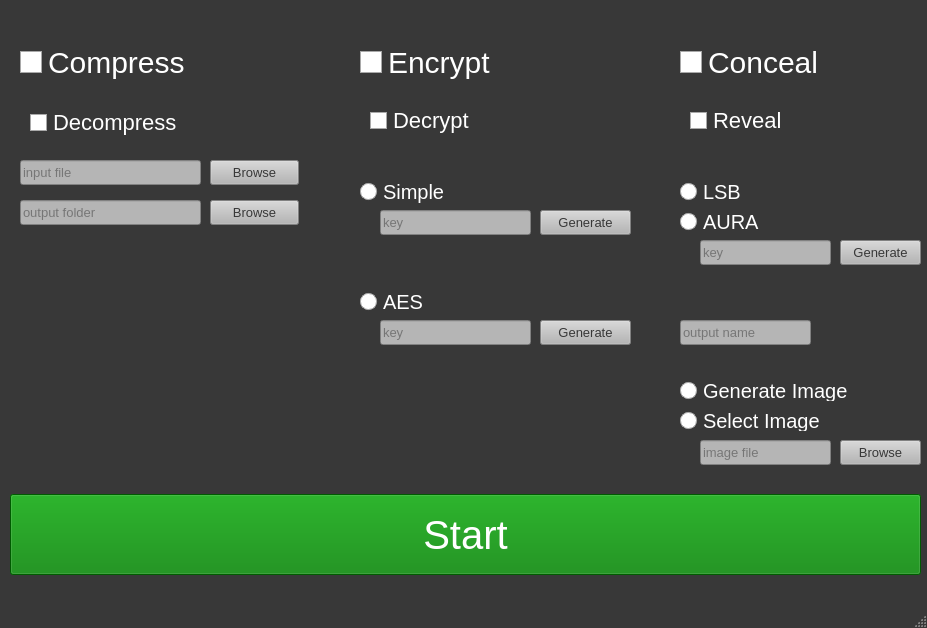
<?xml version="1.0" encoding="UTF-8"?>
<ui version="4.0">
 <class>MainWindow</class>
 <widget class="QMainWindow" name="MainWindow">
  <property name="geometry">
   <rect>
    <x>0</x>
    <y>0</y>
    <width>927</width>
    <height>628</height>
   </rect>
  </property>
  <property name="windowTitle">
   <string>cZip</string>
  </property>
  <property name="autoFillBackground">
   <bool>false</bool>
  </property>
  <property name="styleSheet">
   <string notr="true">QMainWindow{background-color: #383838; }</string>
  </property>
  <widget class="QWidget" name="centralwidget">
   <property name="styleSheet">
    <string notr="true">QWidget{background-color: #383838; color: white;}
QRadioButton::indicator::unchecked{ border: 1px solid darkgray; border-radius: 8px; background-color: white; }

QRadioButton::indicator::checked{ border: 1px solid darkgray; border-radius: 8px; background-color: black; }

QCheckBox::indicator::unchecked{ border: 1px solid darkgray;; background-color: white; }

QCheckBox::indicator::checked{ border: 1px solid darkgray;; background-color: black; }</string>
   </property>
   <widget class="QFrame" name="encryptFrame">
    <property name="geometry">
     <rect>
      <x>320</x>
      <y>0</y>
      <width>341</width>
      <height>461</height>
     </rect>
    </property>
    <property name="styleSheet">
     <string notr="true">QFrame {border: none;}
QPushButton {background-color: #b5b5b5;color:  #383838;}
QLineEdit {background-color: #b5b5b5;color:  #383838;}</string>
    </property>
    <property name="frameShape">
     <enum>QFrame::StyledPanel</enum>
    </property>
    <property name="frameShadow">
     <enum>QFrame::Raised</enum>
    </property>
    <widget class="QCheckBox" name="encrypt">
     <property name="geometry">
      <rect>
       <x>40</x>
       <y>30</y>
       <width>171</width>
       <height>64</height>
      </rect>
     </property>
     <property name="font">
      <font>
       <family>SansSerif</family>
       <pointsize>-1</pointsize>
      </font>
     </property>
     <property name="styleSheet">
      <string notr="true">QCheckBox::indicator { width:20px; height: 20px;}

QCheckBox { font-size: 30px; font-style: bold;}</string>
     </property>
     <property name="text">
      <string>Encrypt</string>
     </property>
     <property name="iconSize">
      <size>
       <width>16</width>
       <height>16</height>
      </size>
     </property>
     <property name="tristate">
      <bool>false</bool>
     </property>
    </widget>
    <widget class="QCheckBox" name="decrypt">
     <property name="geometry">
      <rect>
       <x>50</x>
       <y>100</y>
       <width>171</width>
       <height>41</height>
      </rect>
     </property>
     <property name="font">
      <font>
       <family>SansSerif</family>
       <pointsize>-1</pointsize>
      </font>
     </property>
     <property name="styleSheet">
      <string notr="true">QCheckBox::indicator { width:15px; height: 15px;}

QCheckBox { font-size: 22px;}</string>
     </property>
     <property name="text">
      <string>Decrypt</string>
     </property>
     <property name="iconSize">
      <size>
       <width>16</width>
       <height>16</height>
      </size>
     </property>
     <property name="tristate">
      <bool>false</bool>
     </property>
    </widget>
    <widget class="QFrame" name="cryptOpts">
     <property name="geometry">
      <rect>
       <x>0</x>
       <y>140</y>
       <width>351</width>
       <height>341</height>
      </rect>
     </property>
     <property name="styleSheet">
      <string notr="true"/>
     </property>
     <property name="frameShape">
      <enum>QFrame::StyledPanel</enum>
     </property>
     <property name="frameShadow">
      <enum>QFrame::Raised</enum>
     </property>
     <widget class="QPushButton" name="aesGen">
      <property name="geometry">
       <rect>
        <x>220</x>
        <y>180</y>
        <width>91</width>
        <height>25</height>
       </rect>
      </property>
      <property name="font">
       <font>
        <family>SansSerif</family>
        <pointsize>10</pointsize>
       </font>
      </property>
      <property name="text">
       <string>Generate</string>
      </property>
     </widget>
     <widget class="QLineEdit" name="simpKey">
      <property name="geometry">
       <rect>
        <x>60</x>
        <y>70</y>
        <width>151</width>
        <height>25</height>
       </rect>
      </property>
      <property name="font">
       <font>
        <family>SansSerif</family>
        <pointsize>10</pointsize>
       </font>
      </property>
      <property name="text">
       <string/>
      </property>
      <property name="placeholderText">
       <string>key</string>
      </property>
     </widget>
     <widget class="QPushButton" name="simpGen">
      <property name="geometry">
       <rect>
        <x>220</x>
        <y>70</y>
        <width>91</width>
        <height>25</height>
       </rect>
      </property>
      <property name="font">
       <font>
        <family>SansSerif</family>
        <pointsize>10</pointsize>
       </font>
      </property>
      <property name="text">
       <string>Generate</string>
      </property>
     </widget>
     <widget class="QRadioButton" name="simp">
      <property name="geometry">
       <rect>
        <x>40</x>
        <y>40</y>
        <width>112</width>
        <height>23</height>
       </rect>
      </property>
      <property name="font">
       <font>
        <family>SansSerif</family>
        <pointsize>-1</pointsize>
       </font>
      </property>
      <property name="styleSheet">
       <string notr="true">QRadioButton::indicator { width:15px; height: 15px;}

QRadioButton { font-size: 20px; }</string>
      </property>
      <property name="text">
       <string>Simple</string>
      </property>
     </widget>
     <widget class="QLineEdit" name="aesKey">
      <property name="geometry">
       <rect>
        <x>60</x>
        <y>180</y>
        <width>151</width>
        <height>25</height>
       </rect>
      </property>
      <property name="font">
       <font>
        <family>SansSerif</family>
        <pointsize>10</pointsize>
       </font>
      </property>
      <property name="text">
       <string/>
      </property>
      <property name="placeholderText">
       <string>key</string>
      </property>
     </widget>
     <widget class="QRadioButton" name="aes">
      <property name="geometry">
       <rect>
        <x>40</x>
        <y>150</y>
        <width>112</width>
        <height>23</height>
       </rect>
      </property>
      <property name="font">
       <font>
        <family>SansSerif</family>
        <pointsize>-1</pointsize>
       </font>
      </property>
      <property name="styleSheet">
       <string notr="true">QRadioButton::indicator { width:15px; height: 15px;}

QRadioButton { font-size: 20px; }</string>
      </property>
      <property name="text">
       <string>AES</string>
      </property>
     </widget>
    </widget>
    <zorder>cryptOpts</zorder>
    <zorder>encrypt</zorder>
    <zorder>decrypt</zorder>
   </widget>
   <widget class="QFrame" name="concealFrame">
    <property name="geometry">
     <rect>
      <x>670</x>
      <y>0</y>
      <width>251</width>
      <height>491</height>
     </rect>
    </property>
    <property name="styleSheet">
     <string notr="true">QFrame {border: none; }
QPushButton {background-color: #b5b5b5;color:  #383838;}
QLineEdit {background-color: #b5b5b5;color:  #383838;}</string>
    </property>
    <property name="frameShape">
     <enum>QFrame::StyledPanel</enum>
    </property>
    <property name="frameShadow">
     <enum>QFrame::Raised</enum>
    </property>
    <widget class="QCheckBox" name="conceal">
     <property name="geometry">
      <rect>
       <x>10</x>
       <y>30</y>
       <width>171</width>
       <height>64</height>
      </rect>
     </property>
     <property name="font">
      <font>
       <family>SansSerif</family>
       <pointsize>-1</pointsize>
      </font>
     </property>
     <property name="styleSheet">
      <string notr="true">QCheckBox::indicator { width:20px; height: 20px; }

QCheckBox { font-size: 30px; font-style: bold;}</string>
     </property>
     <property name="text">
      <string>Conceal</string>
     </property>
     <property name="iconSize">
      <size>
       <width>16</width>
       <height>16</height>
      </size>
     </property>
     <property name="tristate">
      <bool>false</bool>
     </property>
    </widget>
    <widget class="QCheckBox" name="reveal">
     <property name="geometry">
      <rect>
       <x>20</x>
       <y>110</y>
       <width>171</width>
       <height>21</height>
      </rect>
     </property>
     <property name="font">
      <font>
       <family>SansSerif</family>
       <pointsize>-1</pointsize>
      </font>
     </property>
     <property name="styleSheet">
      <string notr="true">QCheckBox::indicator { width:15px; height: 15px;}

QCheckBox { font-size: 22px;}</string>
     </property>
     <property name="text">
      <string>Reveal</string>
     </property>
     <property name="iconSize">
      <size>
       <width>16</width>
       <height>16</height>
      </size>
     </property>
    </widget>
    <widget class="QFrame" name="concOpts">
     <property name="geometry">
      <rect>
       <x>10</x>
       <y>130</y>
       <width>241</width>
       <height>351</height>
      </rect>
     </property>
     <property name="frameShape">
      <enum>QFrame::StyledPanel</enum>
     </property>
     <property name="frameShadow">
      <enum>QFrame::Raised</enum>
     </property>
     <widget class="QFrame" name="slctImgFrame">
      <property name="geometry">
       <rect>
        <x>0</x>
        <y>170</y>
        <width>241</width>
        <height>171</height>
       </rect>
      </property>
      <property name="frameShape">
       <enum>QFrame::StyledPanel</enum>
      </property>
      <property name="frameShadow">
       <enum>QFrame::Raised</enum>
      </property>
      <widget class="QLineEdit" name="slctImgTxt">
       <property name="geometry">
        <rect>
         <x>20</x>
         <y>140</y>
         <width>131</width>
         <height>25</height>
        </rect>
       </property>
       <property name="font">
        <font>
         <family>SansSerif</family>
         <pointsize>10</pointsize>
        </font>
       </property>
       <property name="text">
        <string/>
       </property>
       <property name="placeholderText">
        <string>image file</string>
       </property>
      </widget>
      <widget class="QRadioButton" name="genImg">
       <property name="geometry">
        <rect>
         <x>0</x>
         <y>80</y>
         <width>171</width>
         <height>21</height>
        </rect>
       </property>
       <property name="font">
        <font>
         <family>SansSerif</family>
         <pointsize>-1</pointsize>
        </font>
       </property>
       <property name="styleSheet">
        <string notr="true">QRadioButton::indicator { width:15px; height: 15px;}

QRadioButton { font-size: 20px; }</string>
       </property>
       <property name="text">
        <string>Generate Image</string>
       </property>
       <property name="iconSize">
        <size>
         <width>16</width>
         <height>16</height>
        </size>
       </property>
      </widget>
      <widget class="QRadioButton" name="slctImg">
       <property name="geometry">
        <rect>
         <x>0</x>
         <y>110</y>
         <width>171</width>
         <height>21</height>
        </rect>
       </property>
       <property name="font">
        <font>
         <family>SansSerif</family>
         <pointsize>-1</pointsize>
        </font>
       </property>
       <property name="styleSheet">
        <string notr="true">QRadioButton::indicator { width:15px; height: 15px;}

QRadioButton { font-size: 20px; }</string>
       </property>
       <property name="text">
        <string>Select Image</string>
       </property>
       <property name="iconSize">
        <size>
         <width>16</width>
         <height>16</height>
        </size>
       </property>
      </widget>
      <widget class="QPushButton" name="slctImgBrowse">
       <property name="geometry">
        <rect>
         <x>160</x>
         <y>140</y>
         <width>81</width>
         <height>25</height>
        </rect>
       </property>
       <property name="font">
        <font>
         <family>SansSerif</family>
         <pointsize>10</pointsize>
        </font>
       </property>
       <property name="styleSheet">
        <string notr="true"/>
       </property>
       <property name="text">
        <string>Browse</string>
       </property>
      </widget>
      <widget class="QLineEdit" name="outImgName">
       <property name="geometry">
        <rect>
         <x>0</x>
         <y>20</y>
         <width>131</width>
         <height>25</height>
        </rect>
       </property>
       <property name="font">
        <font>
         <family>SansSerif</family>
         <pointsize>10</pointsize>
        </font>
       </property>
       <property name="text">
        <string/>
       </property>
       <property name="placeholderText">
        <string>output name</string>
       </property>
      </widget>
     </widget>
     <widget class="QPushButton" name="auraGen">
      <property name="geometry">
       <rect>
        <x>160</x>
        <y>110</y>
        <width>81</width>
        <height>25</height>
       </rect>
      </property>
      <property name="font">
       <font>
        <family>SansSerif</family>
        <pointsize>10</pointsize>
       </font>
      </property>
      <property name="text">
       <string>Generate</string>
      </property>
     </widget>
     <widget class="QLineEdit" name="auraKey">
      <property name="geometry">
       <rect>
        <x>20</x>
        <y>110</y>
        <width>131</width>
        <height>25</height>
       </rect>
      </property>
      <property name="font">
       <font>
        <family>SansSerif</family>
        <pointsize>10</pointsize>
       </font>
      </property>
      <property name="text">
       <string/>
      </property>
      <property name="placeholderText">
       <string>key</string>
      </property>
     </widget>
     <widget class="QFrame" name="frame_2">
      <property name="geometry">
       <rect>
        <x>-10</x>
        <y>50</y>
        <width>241</width>
        <height>51</height>
       </rect>
      </property>
      <property name="frameShape">
       <enum>QFrame::StyledPanel</enum>
      </property>
      <property name="frameShadow">
       <enum>QFrame::Raised</enum>
      </property>
      <widget class="QRadioButton" name="aura">
       <property name="geometry">
        <rect>
         <x>10</x>
         <y>30</y>
         <width>112</width>
         <height>23</height>
        </rect>
       </property>
       <property name="font">
        <font>
         <family>SansSerif</family>
         <pointsize>-1</pointsize>
        </font>
       </property>
       <property name="styleSheet">
        <string notr="true">QRadioButton::indicator { width:15px; height: 15px;}

QRadioButton { font-size: 20px; }</string>
       </property>
       <property name="text">
        <string>AURA</string>
       </property>
      </widget>
      <widget class="QRadioButton" name="lsb">
       <property name="geometry">
        <rect>
         <x>10</x>
         <y>0</y>
         <width>112</width>
         <height>23</height>
        </rect>
       </property>
       <property name="font">
        <font>
         <family>SansSerif</family>
         <pointsize>-1</pointsize>
        </font>
       </property>
       <property name="styleSheet">
        <string notr="true">QRadioButton::indicator { width:15px; height: 15px;}

QRadioButton { font-size: 20px; }</string>
       </property>
       <property name="text">
        <string>LSB</string>
       </property>
      </widget>
     </widget>
     <zorder>frame_2</zorder>
     <zorder>slctImgFrame</zorder>
     <zorder>auraGen</zorder>
     <zorder>auraKey</zorder>
    </widget>
    <zorder>concOpts</zorder>
    <zorder>conceal</zorder>
    <zorder>reveal</zorder>
   </widget>
   <widget class="QFrame" name="universalFrame">
    <property name="geometry">
     <rect>
      <x>0</x>
      <y>390</y>
      <width>931</width>
      <height>191</height>
     </rect>
    </property>
    <property name="styleSheet">
     <string notr="true">QFrame {border: none;}</string>
    </property>
    <property name="frameShape">
     <enum>QFrame::StyledPanel</enum>
    </property>
    <property name="frameShadow">
     <enum>QFrame::Raised</enum>
    </property>
    <widget class="QPushButton" name="start">
     <property name="geometry">
      <rect>
       <x>10</x>
       <y>104</y>
       <width>911</width>
       <height>81</height>
      </rect>
     </property>
     <property name="font">
      <font>
       <family>SansSerif</family>
       <pointsize>-1</pointsize>
      </font>
     </property>
     <property name="styleSheet">
      <string notr="true">QPushButton {background-color: green; font-size: 40px; font-style: bold;}</string>
     </property>
     <property name="text">
      <string>Start</string>
     </property>
    </widget>
   </widget>
   <widget class="QFrame" name="frame">
    <property name="geometry">
     <rect>
      <x>10</x>
      <y>20</y>
      <width>311</width>
      <height>371</height>
     </rect>
    </property>
    <property name="styleSheet">
     <string notr="true">QFrame {border: none;}
QPushButton {background-color: #b5b5b5;color:  #383838;}
QLineEdit {background-color: #b5b5b5;color:  #383838;}</string>
    </property>
    <property name="frameShape">
     <enum>QFrame::StyledPanel</enum>
    </property>
    <property name="frameShadow">
     <enum>QFrame::Raised</enum>
    </property>
    <widget class="QCheckBox" name="compress">
     <property name="geometry">
      <rect>
       <x>10</x>
       <y>10</y>
       <width>171</width>
       <height>64</height>
      </rect>
     </property>
     <property name="font">
      <font>
       <family>SansSerif</family>
       <pointsize>-1</pointsize>
      </font>
     </property>
     <property name="styleSheet">
      <string notr="true">QCheckBox::indicator { width:20px; height: 20px;}

QCheckBox { font-size: 30px; font-style: bold;}</string>
     </property>
     <property name="text">
      <string>Compress</string>
     </property>
     <property name="iconSize">
      <size>
       <width>16</width>
       <height>16</height>
      </size>
     </property>
     <property name="tristate">
      <bool>false</bool>
     </property>
    </widget>
    <widget class="QCheckBox" name="decompress">
     <property name="geometry">
      <rect>
       <x>20</x>
       <y>70</y>
       <width>171</width>
       <height>64</height>
      </rect>
     </property>
     <property name="font">
      <font>
       <family>SansSerif</family>
       <pointsize>-1</pointsize>
      </font>
     </property>
     <property name="styleSheet">
      <string notr="true">QCheckBox::indicator { width:15px; height: 15px;}

QCheckBox { font-size: 22px;}</string>
     </property>
     <property name="text">
      <string>Decompress</string>
     </property>
     <property name="iconSize">
      <size>
       <width>16</width>
       <height>16</height>
      </size>
     </property>
     <property name="tristate">
      <bool>false</bool>
     </property>
    </widget>
    <widget class="QPushButton" name="outFileBrowse">
     <property name="geometry">
      <rect>
       <x>200</x>
       <y>180</y>
       <width>89</width>
       <height>25</height>
      </rect>
     </property>
     <property name="font">
      <font>
       <family>SansSerif</family>
       <pointsize>10</pointsize>
      </font>
     </property>
     <property name="text">
      <string>Browse</string>
     </property>
    </widget>
    <widget class="QLineEdit" name="outFile">
     <property name="geometry">
      <rect>
       <x>10</x>
       <y>180</y>
       <width>181</width>
       <height>25</height>
      </rect>
     </property>
     <property name="font">
      <font>
       <family>SansSerif</family>
       <pointsize>10</pointsize>
      </font>
     </property>
     <property name="text">
      <string/>
     </property>
     <property name="placeholderText">
      <string>output folder</string>
     </property>
    </widget>
    <widget class="QLineEdit" name="inFile">
     <property name="geometry">
      <rect>
       <x>10</x>
       <y>140</y>
       <width>181</width>
       <height>25</height>
      </rect>
     </property>
     <property name="font">
      <font>
       <family>SansSerif</family>
       <pointsize>10</pointsize>
      </font>
     </property>
     <property name="text">
      <string/>
     </property>
     <property name="placeholderText">
      <string>input file</string>
     </property>
    </widget>
    <widget class="QPushButton" name="inFileBrowse">
     <property name="geometry">
      <rect>
       <x>200</x>
       <y>140</y>
       <width>89</width>
       <height>25</height>
      </rect>
     </property>
     <property name="font">
      <font>
       <family>SansSerif</family>
       <pointsize>10</pointsize>
      </font>
     </property>
     <property name="text">
      <string>Browse</string>
     </property>
    </widget>
   </widget>
   <zorder>universalFrame</zorder>
   <zorder>frame</zorder>
   <zorder>concealFrame</zorder>
   <zorder>encryptFrame</zorder>
  </widget>
  <widget class="QMenuBar" name="menubar">
   <property name="geometry">
    <rect>
     <x>0</x>
     <y>0</y>
     <width>927</width>
     <height>21</height>
    </rect>
   </property>
  </widget>
  <widget class="QStatusBar" name="statusbar"/>
 </widget>
 <resources/>
 <connections/>
</ui>
